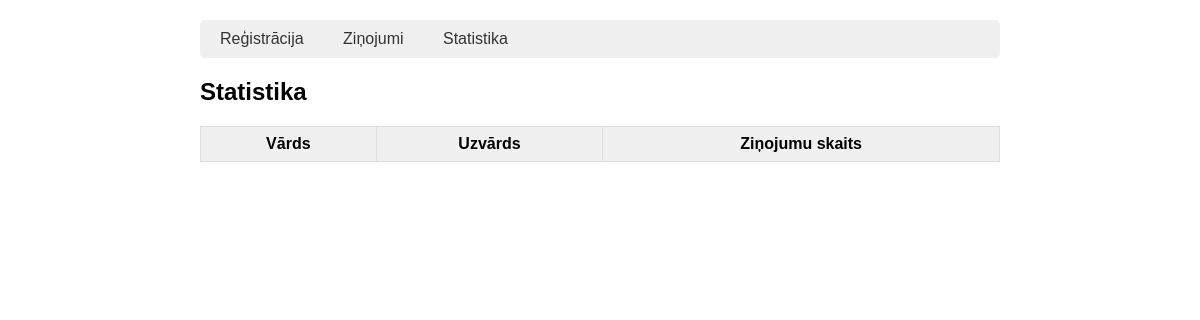
The page /statistika on the database as committed earlier.
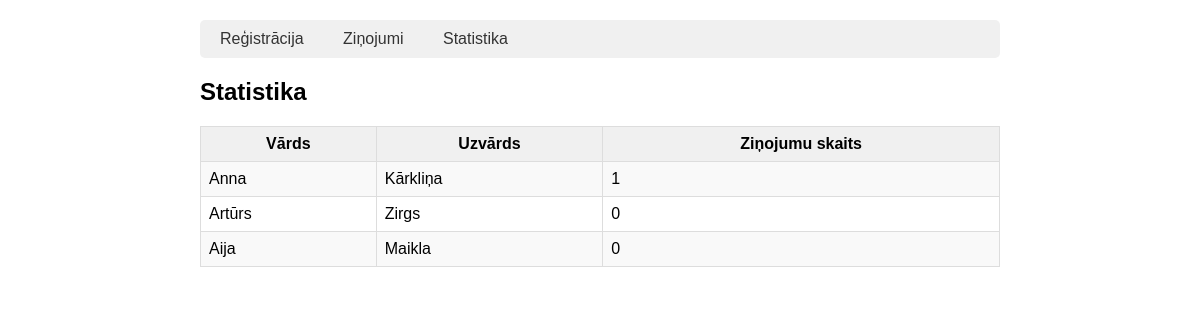
The same page on the database as committed later.
### tables this page shows
CREATE TABLE lietotaji
                 (id INTEGER PRIMARY KEY AUTOINCREMENT,
                  vards TEXT NOT NULL,
                  uzvards TEXT NOT NULL,
                  lietotajvards TEXT UNIQUE NOT NULL);

### zinojumu_sistema/app.py (the view)
@app.route('/statistika')
def statistika():
    savienojums = sqlite3.connect('zinojumi.db')
    c = savienojums.cursor()
    statistika = c.execute("""
        SELECT lietotaji.vards, lietotaji.uzvards, COUNT(zinojumi.id) as skaits
        FROM lietotaji
        LEFT JOIN zinojumi ON lietotaji.id = zinojumi.lietotaja_id
        GROUP BY lietotaji.id
        ORDER BY skaits DESC
    """).fetchall()
    savienojums.close()
    return render_template('statistika.html', statistika=statistika)

### zinojumu_sistema/templates/statistika.html
<!DOCTYPE html>
{% extends "base.html" %}
{% block saturs %}
<h2>Statistika</h2>
<table>
    <tr>
        <th>Vārds</th>
        <th>Uzvārds</th>
        <th>Ziņojumu skaits</th>
    </tr>
    {% for stat in statistika %}
    <tr>
        <td>{{ stat[0] }}</td>
        <td>{{ stat[1] }}</td>
        <td>{{ stat[2] }}</td>
    </tr>
    {% endfor %}
</table>
{% endblock %}

### zinojumu_sistema/templates/base.html (shortened to what this page needs)
<!DOCTYPE html>
<html>
<head>
</head>
<body>
    <nav>
        <a href="{{ url_for('registracija') }}">Reģistrācija</a>
        <a href="{{ url_for('zinojumi') }}">Ziņojumi</a>
        <a href="{{ url_for('statistika') }}">Statistika</a>
    </nav>
    {% block saturs %}{% endblock %}
</body>
</html>

### zinojumu_sistema/templates/base.html (style rules this page uses)
body { font-family: Arial, sans-serif; max-width: 800px; margin: 0 auto; padding: 20px; }
nav { background-color: #f0f0f0; padding: 10px; margin-bottom: 20px; border-radius: 5px; }
nav a { margin-right: 15px; text-decoration: none; color: #333; padding: 5px 10px; }
table { width: 100%; border-collapse: collapse; margin-top: 20px; }
table, th, td { border: 1px solid #ddd; padding: 8px; }
th { background-color: #f0f0f0; }
tr:nth-child(even) { background-color: #f9f9f9; }

Rows that differ between the two databases and show on the page:
added lietotaji: vards "Anna", uzvards "Kārkliņa", id "1"
added lietotaji: vards "Artūrs", uzvards "Zirgs", stat "0"
added lietotaji: vards "Aija", uzvards "Maikla", stat "0"
